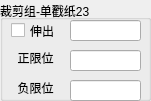
    <widget class="QGroupBox" name="Cylinder_36">
     <property name="geometry">
      <rect>
       <x>590</x>
       <y>440</y>
       <width>151</width>
       <height>101</height>
      </rect>
     </property>
     <property name="title">
      <string>裁剪组-单戳纸23</string>
     </property>
     <property name="alignment">
      <set>Qt::AlignLeading|Qt::AlignLeft|Qt::AlignVCenter</set>
     </property>
     <widget class="QCheckBox" name="check_OpenCylinder_36">
      <property name="geometry">
       <rect>
        <x>11</x>
        <y>21</y>
        <width>61</width>
        <height>19</height>
       </rect>
      </property>
      <property name="sizePolicy">
       <sizepolicy hsizetype="Minimum" vsizetype="Fixed">
        <horstretch>0</horstretch>
        <verstretch>0</verstretch>
       </sizepolicy>
      </property>
      <property name="text">
       <string>伸出</string>
      </property>
     </widget>
     <widget class="QLineEdit" name="lineEdit_CylinderCmd_36">
      <property name="geometry">
       <rect>
        <x>70</x>
        <y>20</y>
        <width>71</width>
        <height>21</height>
       </rect>
      </property>
      <property name="text">
       <string/>
      </property>
     </widget>
     <widget class="QLineEdit" name="lineEdit_CylinderPosStatus_36">
      <property name="geometry">
       <rect>
        <x>70</x>
        <y>50</y>
        <width>71</width>
        <height>21</height>
       </rect>
      </property>
      <property name="text">
       <string/>
      </property>
      <property name="alignment">
       <set>Qt::AlignCenter</set>
      </property>
     </widget>
     <widget class="QLabel" name="label_CylinderPosStatus_36">
      <property name="geometry">
       <rect>
        <x>10</x>
        <y>50</y>
        <width>51</width>
        <height>16</height>
       </rect>
      </property>
      <property name="text">
       <string>正限位</string>
      </property>
      <property name="alignment">
       <set>Qt::AlignCenter</set>
      </property>
     </widget>
     <widget class="QLineEdit" name="lineEdit_CylinderNegStatus_36">
      <property name="geometry">
       <rect>
        <x>70</x>
        <y>80</y>
        <width>71</width>
        <height>21</height>
       </rect>
      </property>
      <property name="text">
       <string/>
      </property>
      <property name="alignment">
       <set>Qt::AlignCenter</set>
      </property>
     </widget>
     <widget class="QLabel" name="label_CylinderNegStatus_36">
      <property name="geometry">
       <rect>
        <x>10</x>
        <y>80</y>
        <width>51</width>
        <height>16</height>
       </rect>
      </property>
      <property name="text">
       <string>负限位</string>
      </property>
      <property name="alignment">
       <set>Qt::AlignCenter</set>
      </property>
     </widget>
    </widget>
